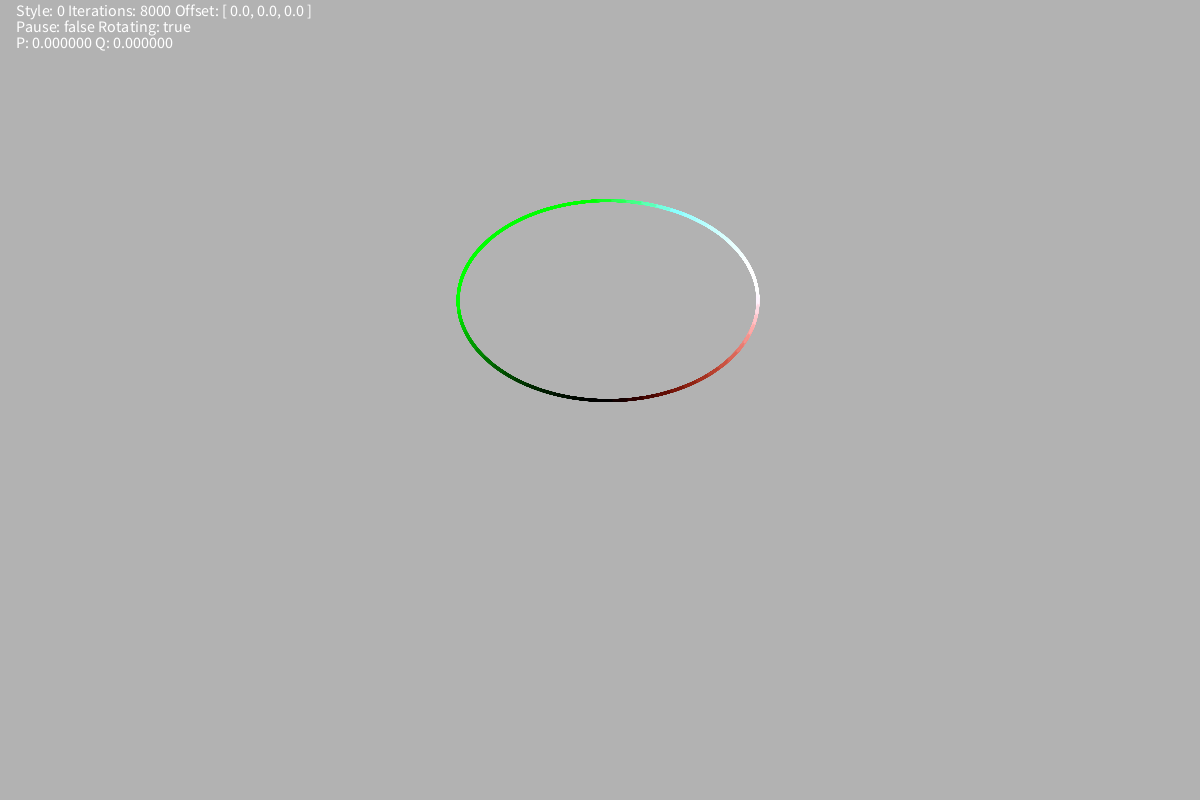
Frame 1 (no input)
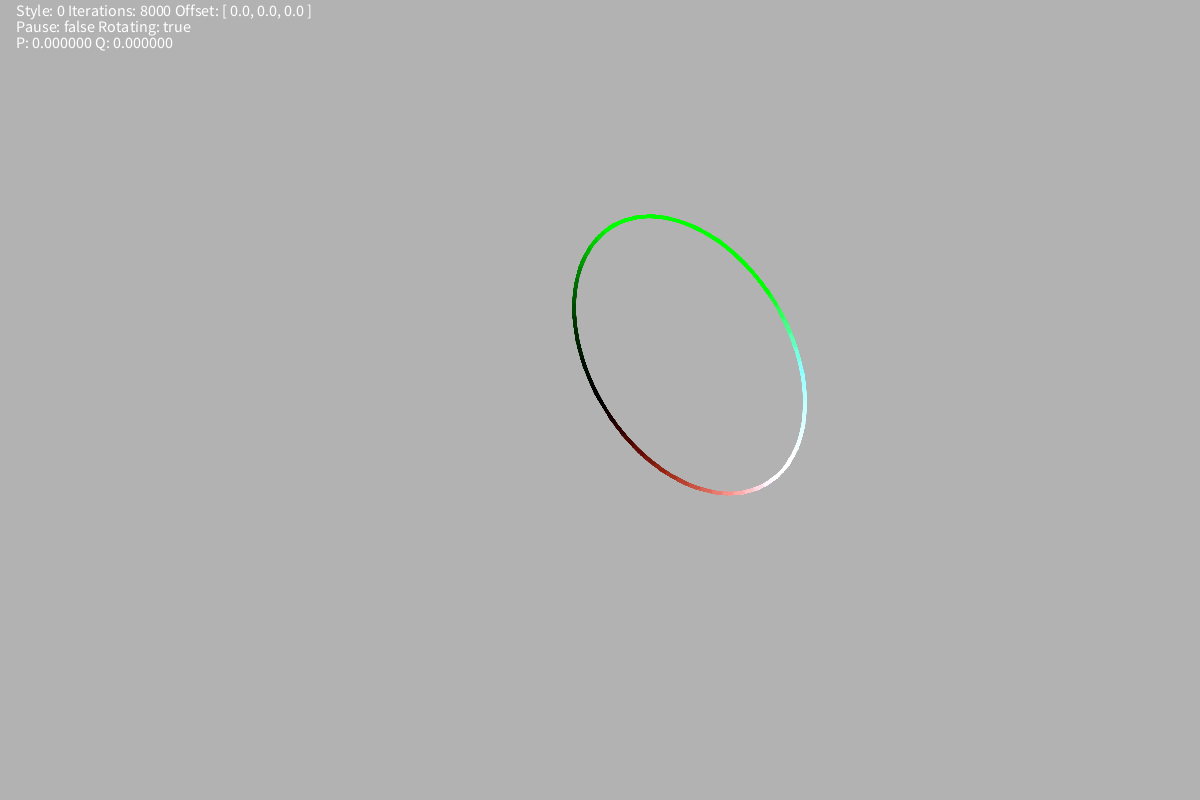
Frame 60 (the mouse pressed at the canvas centre just before this capture)
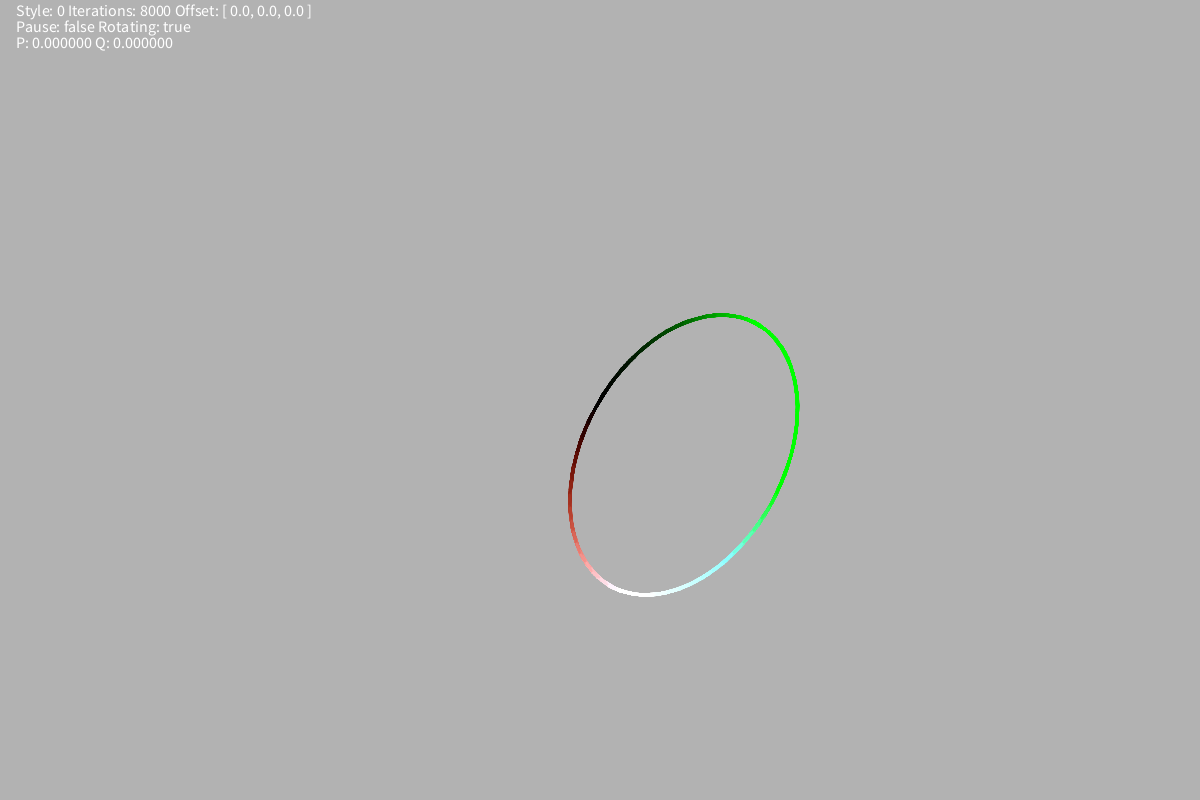
Frame 120 (the mouse held since frame 60 and released just before this capture)

The Processing sketch that drew these frames (run headless with seeded random() and noise(); from frame 60 on, the mouse is pressed at the canvas centre):

// Processing sketch: exogeometry
// ── exogeometry.pde
// http://blog.kenperlin.com/?p=5641

PVector exo;
PVector offset;
float angle;
int style;
int fontsz;
int iterations;
boolean pause;
boolean rotating;

void setup() {
  size(1200, 800);
  strokeWeight(2);
  colorMode(RGB, 1);
  fontsz = 16;
  textSize(fontsz);
  
  exo = new PVector();
  offset = new PVector();
  style = 0;
  iterations = 8000;
  pause = false;
  rotating = true;
}

void draw() {
  background(0.7);
  
  push();
  translate(width/2, height/2);
  rotate(angle);
  translate(-width/2, -height/2);
  if (rotating) {
      angle += radians(1);
      angle %= 2*PI;
  }
  iterate(exo.x, exo.y, iterations, style);
  pop();
  
  text(String.format("Style: %d Iterations: %d Offset: %s", style, iterations, offset), 16, 16);
  text(String.format("Pause: %b Rotating: %b", pause, rotating), 16, 16 + 1*fontsz);
  text(String.format("P: %.6f Q: %.6f", exo.x, exo.y), 16, 16 + 2*fontsz);
}

void iterate(float p, float q, int n, int style) {
  push();

  float a = 0;
  float x = 0;
  float y = 0;
  for (int i = 0; i < n; i++) {   
    float x1 = x + cos(a) / 10;
    float y1 = y + sin(a) / 10;

    stroke(x, y, x*y);
    switch (style) {
    case 0:
      line(x2p(x), y2p(y), x2p(x1), y2p(y1));
      break;
    case 1:
      circle(x2p(x), y2p(y), 5);
      break;
    case 2:
      triangle(x2p(x), y2p(y), x2p(x1), y2p(y1), x2p((x+x1)/2), y2p((y+y1)/2));
      break;
    }
    
    x = x1;
    y = y1;
    a += 0.05 * (pow(x * x * q, p) + pow(y * y / q, p));
  }

  pop();
}

int x2p(float x) {
  return round(width/2.0 + width/8.0 * x);
}

int y2p(float y) {
  return round(height/2.0 - height/8.0 * y);
}

void keyPressed() {
  if (keyCode == BACKSPACE)
    rotating = !rotating;
  else if (keyCode == ENTER)
    pause = !pause;
  else if (key == ' ')
    style = (style + 1) % 3;
  else if (keyCode == LEFT)
    iterations -= 100;
  else if (keyCode == RIGHT)
    iterations += 100;
  else if (key == 'a')
    offset.x -= 0.1;
  else if (key == 'd')
    offset.x += 0.1;
  else if (key == 'w')
    offset.y += 0.1;
  else if (key == 's')
    offset.y -= 0.1;
  iterations = max(iterations, 0);
}

void mouseMoved() {
  if (pause)
    return;
  exo.x = 0.6*mouseX/width + 0.6;
  exo.y = pow(2, 2.0*mouseY/height-1);
  exo.x += offset.x;
  exo.y += offset.y;
}
